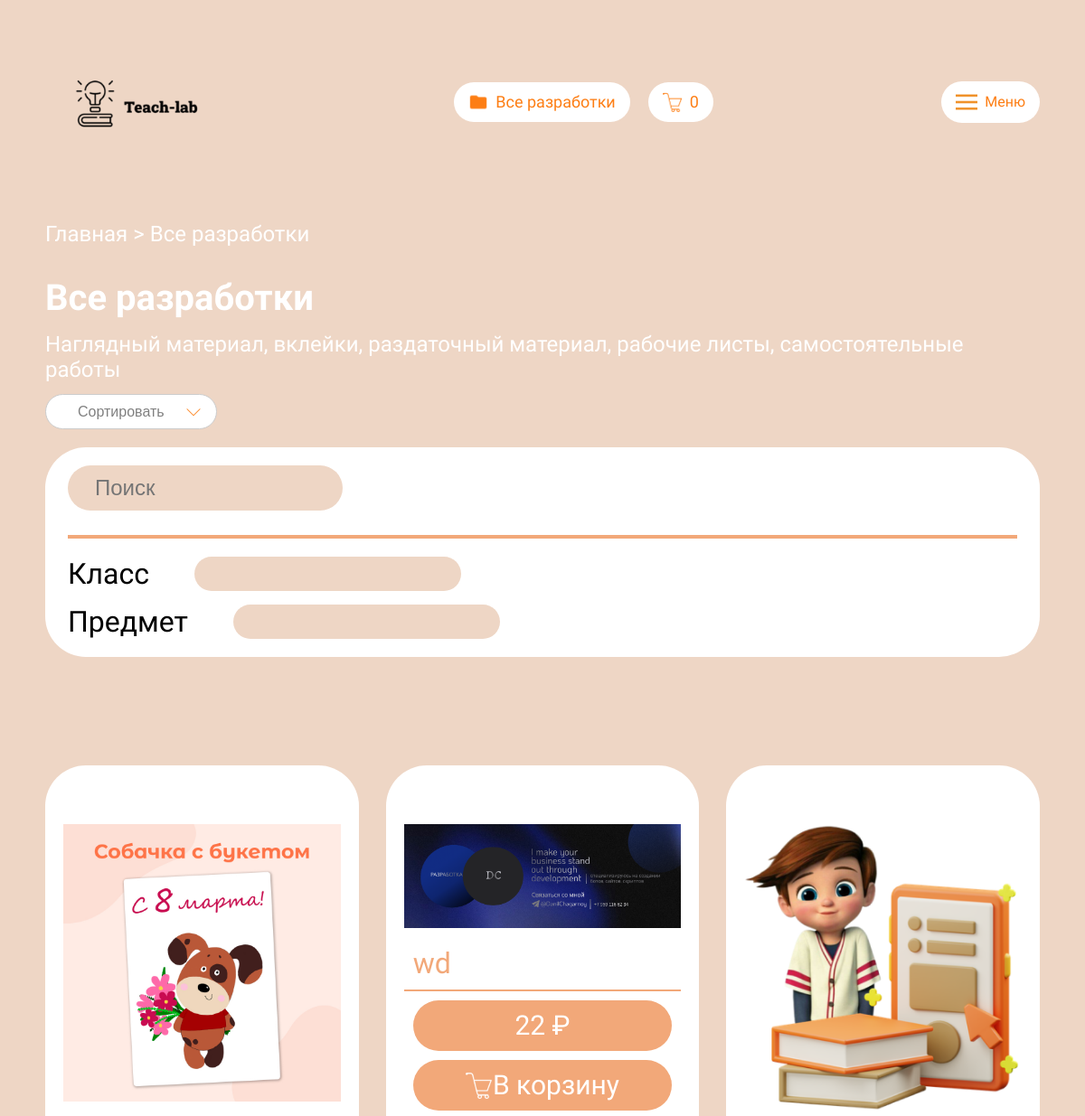
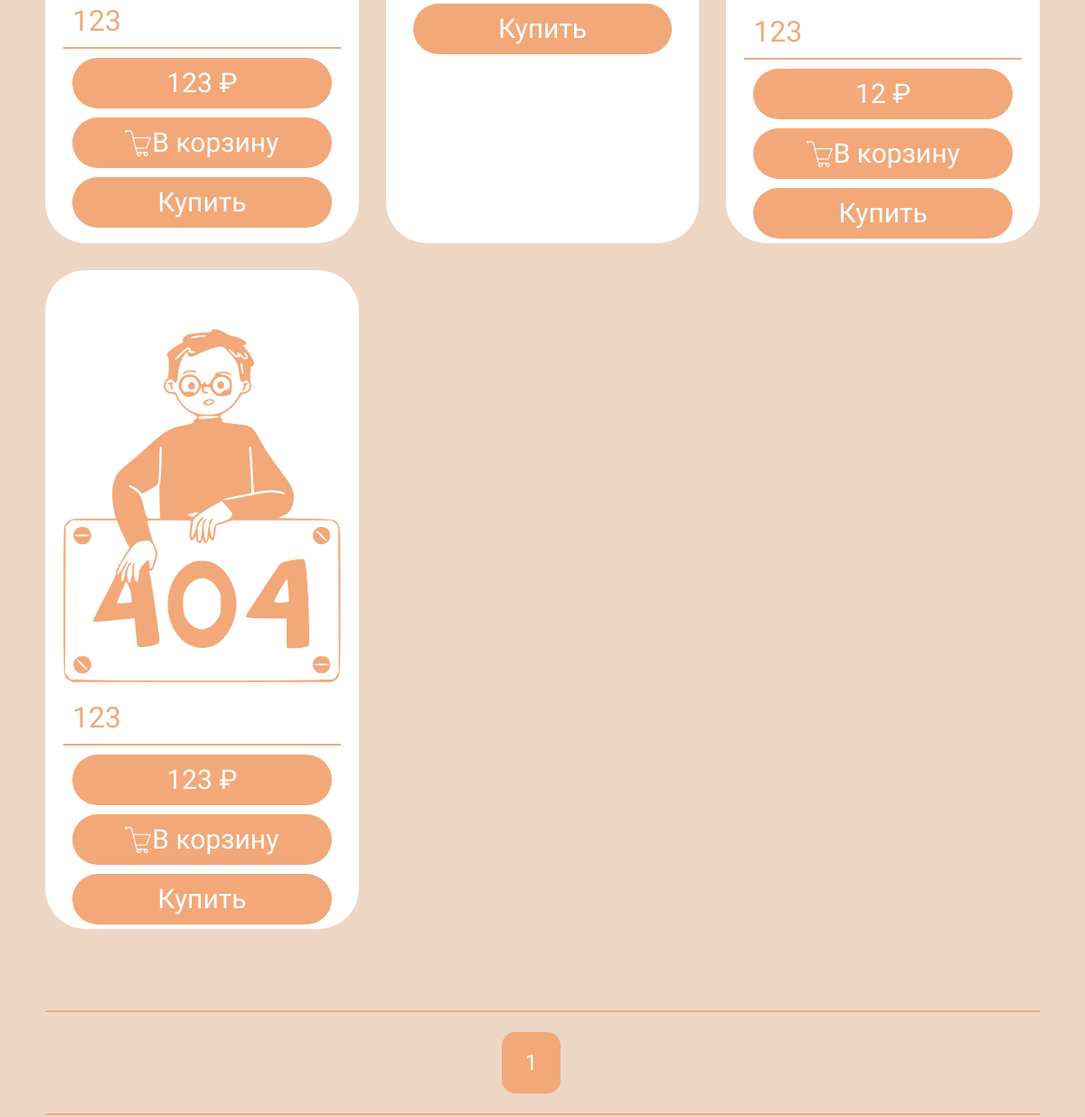
/product/ (upper part), run on an earlier commit of the app's database (2 pictures, top to bottom).
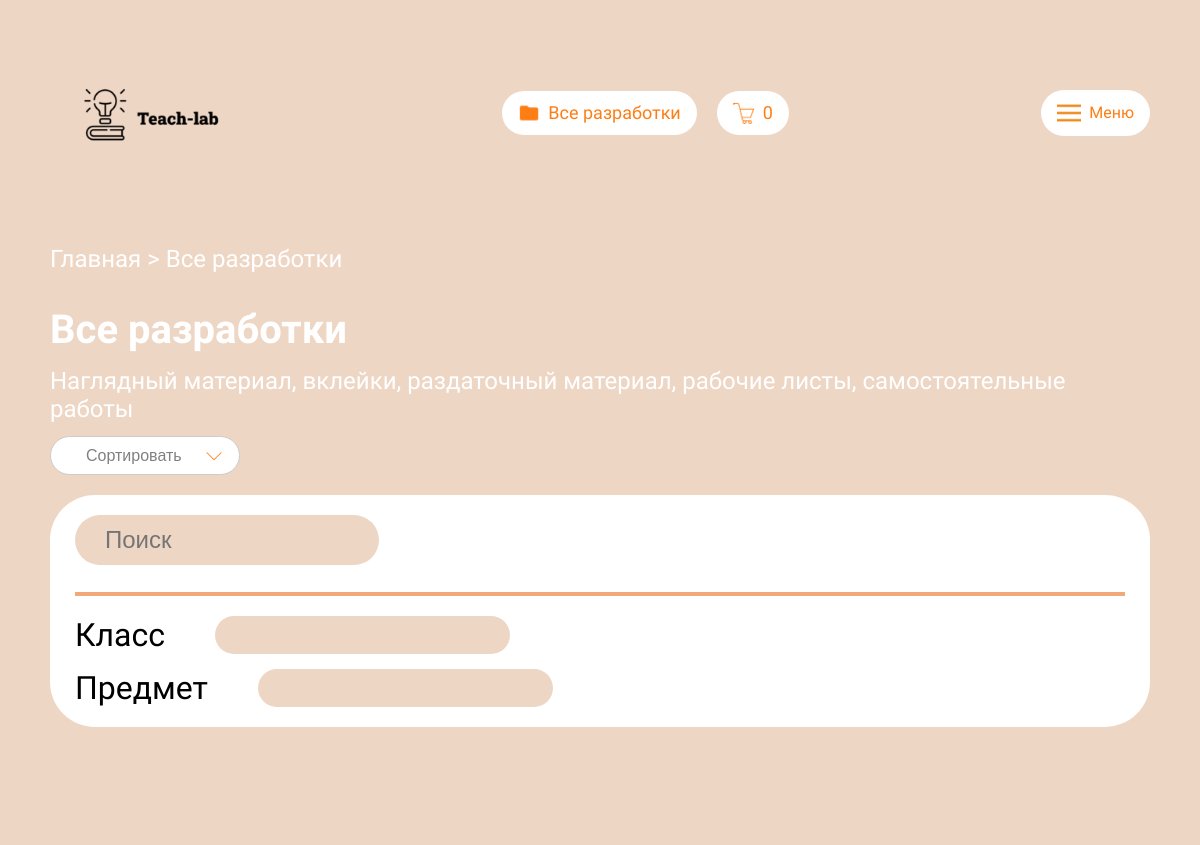
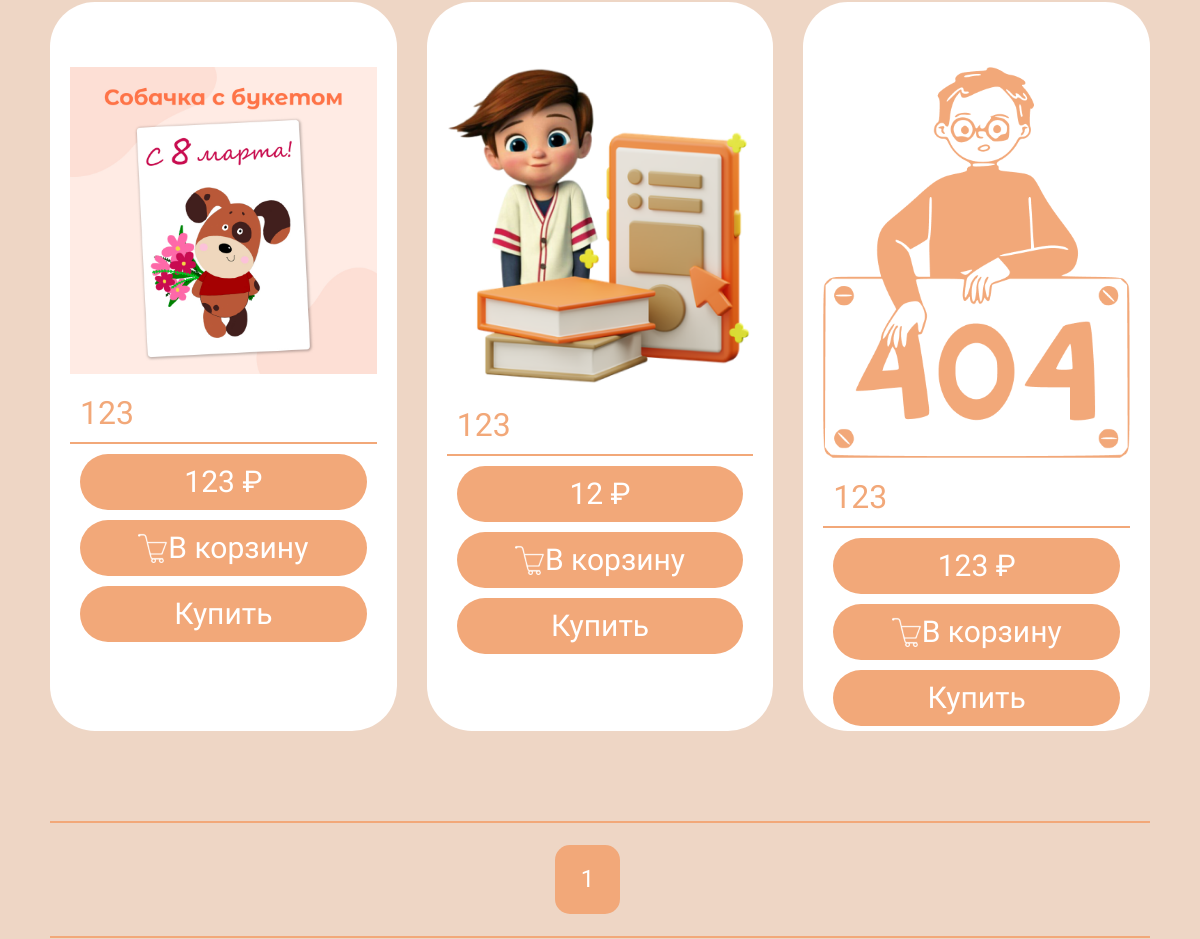
And on a later commit of the database (2 pictures, top to bottom).
### product/models.py (models this page shows, shortened)
class Product(models.Model):
    name = models.CharField(max_length=255, verbose_name="Название")
    description = RichTextField(verbose_name="Описание")
    price = models.IntegerField(verbose_name="Цена")
    number_pages = models.IntegerField(verbose_name="Количество страниц (если оставить пустым, то на странице не будет отображаться)", null=True, blank=True)
    pages = models.IntegerField(verbose_name="Страницы (если оставить пустым, то на странице не будет отображаться)", null=True, blank=True)
    classUser = models.IntegerField(verbose_name="Класс", null=True, blank=True)
    lesson = models.CharField(max_length=100,verbose_name="Предмет", null=True, blank=True)
    file = models.FileField(upload_to="products/material/", verbose_name="Материал урока(zip архив)", blank=True, null=True)
    image1 = models.ImageField(upload_to="products/img/", verbose_name="Изображение 1", blank=True, null=True)
    image2 = models.ImageField(upload_to="products/img/", verbose_name="Изображение 2", blank=True, null=True)
    image3 = models.ImageField(upload_to="products/img/", verbose_name="Изображение 3", blank=True, null=True)
    image4 = models.ImageField(upload_to="products/img/", verbose_name="Изображение 4", blank=True, null=True)
    created_at = models.DateTimeField(auto_now_add=True, null=True, blank=True)

### product/views.py (the view)
# urls.py: path('', catalog, name='catalog'),
def catalog(request, category_name=None):
    products_list = Product.objects.all()
    Category = apps.get_model('user', 'Categories')
    if category_name:
        category = Category.objects.filter(name__iexact=category_name).first()
        if category:
            products_list = category.products.all()
    search_query = request.GET.get('search')
    if search_query:
        products_list = products_list.filter(name__icontains=search_query)
    class_query = request.GET.get('class')
    if class_query:
        products_list = products_list.filter(classUser=class_query)
    sort_query = request.GET.get('sort')
    if sort_query == 'min_price':
        products_list = products_list.order_by('price')
    elif sort_query == 'max_price':
        products_list = products_list.order_by('-price')
    elif sort_query == 'newest':
        products_list = products_list.order_by('-created_at')
    elif sort_query == 'oldest':
        products_list = products_list.order_by('created_at')
    paginator = Paginator(products_list, 5)
    page_number = request.GET.get('page')
    products = paginator.get_page(page_number)
    return render(request, 'catalog.html', {'products': products, 'category_name': category_name})

### product/templates/catalog.html (shortened to what the changed rows need)
{% load static %}
<!DOCTYPE html>
<html lang="ru">
<head>
    <link rel="stylesheet" href="https://cdn.jsdelivr.net/npm/swiper@9/swiper-bundle.min.css">
    <link rel="stylesheet" href="{% static 'css/style.css' %}">
    <link rel="stylesheet" href="{% static 'css/media.css' %}">
    <link rel="stylesheet" href="{% static 'css/catalog.css' %}">
</head>
<body>
    <main>
        <div class="catalog">
            <div class="catalog__all">
                {% for product in products %}
                    <div class="catalog__all__tovar" data-product-id="{{ product.id }}">
                        <div class="catalog__all__tovar__about">
                            <div class="catalog__all__tovar__img">
                                <div class="swiper catalog__all__tovar__img__img">
                                    <div class="swiper-wrapper">
                                        {% if product.image1 %}
                                        <div class="swiper-slide">
                                            <a href="{% url 'product' product.id %}"><img src="{{ product.image1.url }}" alt="" class="catalog__product__img"></a>
                                        </div>
                                        {% endif %}
                                    </div>
                                    </div>
                            </div>
                            <div class="catalog__all__tovar__text">
                                <a href="{% url 'product' product.id %}">{{ product.name }}</a>
                            </div>
                        </div>
                        <div class="catalog__all__tovar__button">
                            <button>{{ product.price }} ₽</button>
                            {% if product.price > 0 %}
                                <button class="in_basket"><img src="{% static 'img/basketW.png' %}" alt="" width="30px"> В корзину</button>
                                <a href="{% url 'buy_product' product.id %}" style="text-decoration: none; color: black" id="buy_product"><button>Купить</button></a>
                            {% else %}
                                <a href="{{ product.file.url }}" download style="text-decoration: none; color: black"><button>Скачать</button></a>
                            {% endif %}
                        </div>
                    </div>
                {% endfor %}
            </div>
            <div class="catalog__paginator">
                {% for page in products.paginator.page_range %}
                    {% if page >= products.number|add:"-1" and page <= products.number|add:"1" %}
                        {% if products.number == page %}
                            <div>
                                <button class="catalog__paginator__active">{{ page }}</button>
                            </div>
                        {% else %}
                            <div>
                                <a href="?page={{ page }}"><button class="catalog__paginator__off">{{ page }}</button></a>
                            </div>
                        {% endif %}
                    {% endif %}
                {% endfor %}
            </div>
        </div>
    </main>
</body>
</html>

What changed in the data, as far as the page shows it:
removed Product: image1 (picture), name "wd", price "22"
